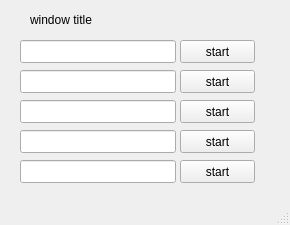
<?xml version="1.0" encoding="UTF-8"?>
<ui version="4.0">
 <class>MainWindow</class>
 <widget class="QMainWindow" name="MainWindow">
  <property name="geometry">
   <rect>
    <x>0</x>
    <y>0</y>
    <width>290</width>
    <height>225</height>
   </rect>
  </property>
  <property name="windowTitle">
   <string>auto</string>
  </property>
  <widget class="QWidget" name="centralwidget">
   <widget class="QWidget" name="widget" native="true">
    <property name="geometry">
     <rect>
      <x>10</x>
      <y>10</y>
      <width>271</width>
      <height>181</height>
     </rect>
    </property>
    <widget class="QLineEdit" name="lineEdit1">
     <property name="geometry">
      <rect>
       <x>10</x>
       <y>30</y>
       <width>156</width>
       <height>23</height>
      </rect>
     </property>
     <property name="minimumSize">
      <size>
       <width>0</width>
       <height>23</height>
      </size>
     </property>
    </widget>
    <widget class="QLineEdit" name="lineEdit2">
     <property name="geometry">
      <rect>
       <x>10</x>
       <y>60</y>
       <width>156</width>
       <height>23</height>
      </rect>
     </property>
     <property name="minimumSize">
      <size>
       <width>0</width>
       <height>23</height>
      </size>
     </property>
    </widget>
    <widget class="QLineEdit" name="lineEdit3">
     <property name="geometry">
      <rect>
       <x>10</x>
       <y>90</y>
       <width>156</width>
       <height>23</height>
      </rect>
     </property>
     <property name="minimumSize">
      <size>
       <width>0</width>
       <height>23</height>
      </size>
     </property>
    </widget>
    <widget class="QLineEdit" name="lineEdit4">
     <property name="geometry">
      <rect>
       <x>10</x>
       <y>120</y>
       <width>156</width>
       <height>23</height>
      </rect>
     </property>
     <property name="minimumSize">
      <size>
       <width>0</width>
       <height>23</height>
      </size>
     </property>
    </widget>
    <widget class="QLineEdit" name="lineEdit5">
     <property name="geometry">
      <rect>
       <x>10</x>
       <y>150</y>
       <width>156</width>
       <height>23</height>
      </rect>
     </property>
     <property name="minimumSize">
      <size>
       <width>0</width>
       <height>23</height>
      </size>
     </property>
    </widget>
    <widget class="QPushButton" name="startBtn1">
     <property name="geometry">
      <rect>
       <x>170</x>
       <y>30</y>
       <width>75</width>
       <height>23</height>
      </rect>
     </property>
     <property name="text">
      <string>start</string>
     </property>
    </widget>
    <widget class="QPushButton" name="startBtn2">
     <property name="geometry">
      <rect>
       <x>170</x>
       <y>60</y>
       <width>75</width>
       <height>23</height>
      </rect>
     </property>
     <property name="text">
      <string>start</string>
     </property>
    </widget>
    <widget class="QPushButton" name="startBtn3">
     <property name="geometry">
      <rect>
       <x>170</x>
       <y>90</y>
       <width>75</width>
       <height>23</height>
      </rect>
     </property>
     <property name="text">
      <string>start</string>
     </property>
    </widget>
    <widget class="QPushButton" name="startBtn4">
     <property name="geometry">
      <rect>
       <x>170</x>
       <y>120</y>
       <width>75</width>
       <height>23</height>
      </rect>
     </property>
     <property name="text">
      <string>start</string>
     </property>
    </widget>
    <widget class="QPushButton" name="startBtn5">
     <property name="geometry">
      <rect>
       <x>170</x>
       <y>150</y>
       <width>75</width>
       <height>23</height>
      </rect>
     </property>
     <property name="text">
      <string>start</string>
     </property>
    </widget>
    <widget class="QLabel" name="label">
     <property name="geometry">
      <rect>
       <x>20</x>
       <y>0</y>
       <width>156</width>
       <height>20</height>
      </rect>
     </property>
     <property name="text">
      <string>window title</string>
     </property>
    </widget>
   </widget>
  </widget>
  <widget class="QMenuBar" name="menubar">
   <property name="geometry">
    <rect>
     <x>0</x>
     <y>0</y>
     <width>290</width>
     <height>21</height>
    </rect>
   </property>
  </widget>
  <widget class="QStatusBar" name="statusbar"/>
 </widget>
 <resources/>
 <connections/>
</ui>
